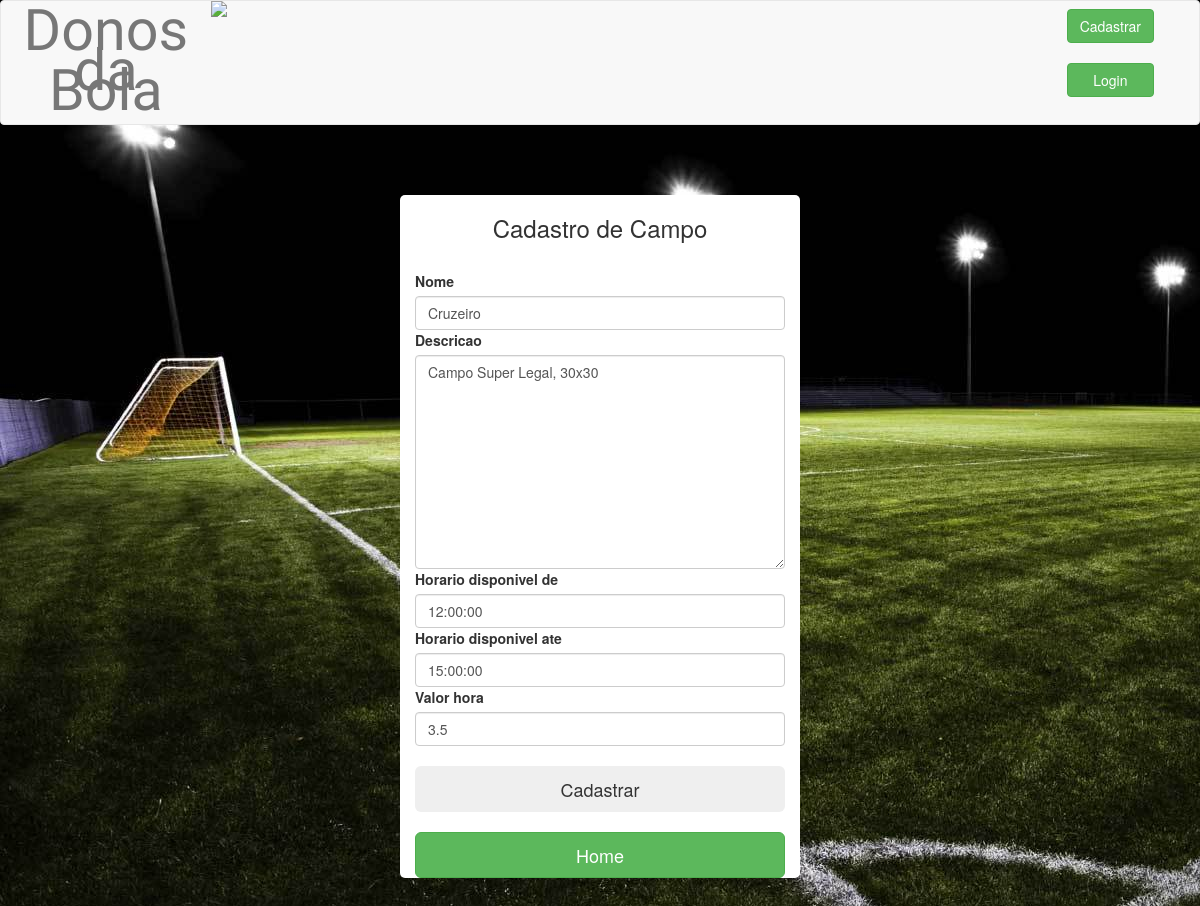
Screenshot of /campo/1/ with the database file from the repository.
### core/models.py (models this page shows, shortened)
class Campo(models.Model):
    nome = models.CharField(null = False, unique=True,max_length=20)
    descricao = models.TextField()
    horario_disponivel_de = models.TimeField(default=timezone.now)
    horario_disponivel_ate = models.TimeField(default=timezone.now)
    valor_hora = models.FloatField()

### core/views.py (the view)
class CampoUpdate(UpdateView):
    model = Campo
    form_class = CadastroCampoForm

### core/forms.py
class CadastroCampoForm(forms.ModelForm):
    nome = forms.CharField(required=True,max_length=20)
    descricao = forms.TextInput()
    horario_disponivel_de = forms.DateTimeInput()
    horario_disponivel_ate = forms.DateTimeInput()
    valor_hora = forms.FloatField()
    class Meta:
        model = Campo
        fields = ['nome', 'descricao',
                'horario_disponivel_de',
                'horario_disponivel_ate',
                'valor_hora',]

### core/templates/core/campo_form.html (shortened to what this page needs)
{% extends "core/base.html" %}
{% load bootstrap3 %}
{% block bootstrap3_content %}
    <div class="container" style="width: 400px;border: 2x;border-radius: 5px;background-color: #ffffff">
    <div class="login-form">
     <center><h3>Cadastro de Campo</h3></center></br>
    <form method="POST">
        {% bootstrap_form form %}
        <br>{% buttons %}
        <input type="submit" value="Cadastrar" class="btn btn-successt btn-lg btn-block">
        {% endbuttons %}
    </form><br>
     {% buttons %}
        <a href="/"><input type="submit" value="Home" class="btn btn-success btn-lg btn-block"></a>
        {% endbuttons %}
    </div>
    </div>
{% endblock %}

### static/css/custom.css (style rules this page uses)
body { background-color:#fff;font:normal 16px/22px Lato;color:#555; }
h1,h2,h3,h4,h5,h6 { font-family: Lato;margin: 0;padding: 0; }
h3 { font-weight:300;font-size: 35px;line-height:38px;margin-bottom:40px; }
@media (max-width: 1200px) { h3 { font-size: 25px;margin-bottom: 30px; } }
body { background: url('images/bg.jpg') fixed; }
body form .form-group { margin-bottom: 0px; }

### rows the page displays
Campo: nome "Cruzeiro", descricao "Campo Super Legal, 30x30", horario_disponivel_de "12:00:00", horario_disponivel_ate "15:00:00", valor_hora "3.5"
